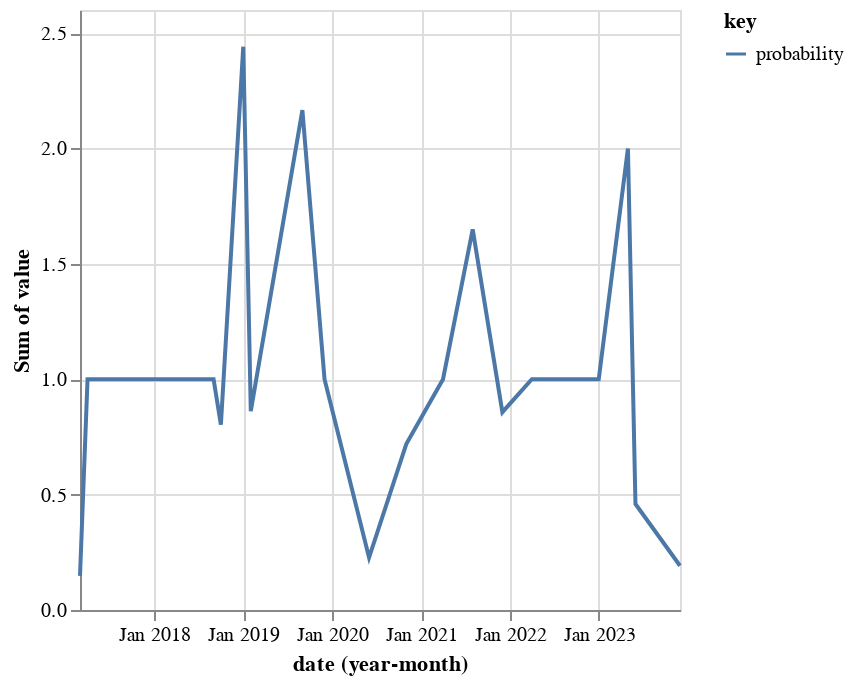

The notebook cell this image was saved under:
### Code cell
alt.Chart(df_month_21).mark_line().transform_fold(
    ['probability']
).encode(
    x = 'yearmonth(date):T',
    y = 'sum(value):Q',
    color='key:N'
)

### Figure 1 — Vega-Lite specification as saved in the notebook (floating-point values rounded to 4 significant figures)
{"config": {"view": {"continuousWidth": 300, "continuousHeight": 300}}, "data": {"name": "data-d39d67212eeb1efec9439b0909a7ebd0"}, "mark": {"type": "line"}, "encoding": {"color": {"field": "key", "type": "nominal"}, "x": {"field": "date", "timeUnit": "yearmonth", "type": "temporal"}, "y": {"aggregate": "sum", "field": "value", "type": "quantitative"}}, "transform": [{"fold": ["probability"]}], "$schema": "https://vega.github.io/schema/vega-lite/v5.16.3.json", "datasets": {"data-d39d67212eeb1efec9439b0909a7ebd0": [{"cluster": 12, "probability": 0.1482, "publication_date": "2017-03-31", "date": "2017-03-31T00:00:00"}, {"cluster": 12, "probability": 1.0, "publication_date": "2017-04-10", "date": "2017-04-10T00:00:00"}, {"cluster": 12, "probability": 1.0, "publication_date": "2017-07-03", "date": "2017-07-03T00:00:00"}, {"cluster": 12, "probability": 1.0, "publication_date": "2018-02-15", "date": "2018-02-15T00:00:00"}, {"cluster": 12, "probability": 1.0, "publication_date": "2018-09-02", "date": "2018-09-02T00:00:00"}, {"cluster": 12, "probability": 0.803, "publication_date": "2018-10-01", "date": "2018-10-01T00:00:00"}, {"cluster": 12, "probability": 1.0, "publication_date": "2019-01-01", "date": "2019-01-01T00:00:00"}, {"cluster": 12, "probability": 0.4411, "publication_date": "2019-01-01", "date": "2019-01-01T00:00:00"}, {"cluster": 12, "probability": 1.0, "publication_date": "2019-01-02", "date": "2019-01-02T00:00:00"}, {"cluster": 12, "probability": 0.8617, "publication_date": "2019-02-01", "date": "2019-02-01T00:00:00"}, {"cluster": 12, "probability": 0.5312, "publication_date": "2019-09-02", "date": "2019-09-02T00:00:00"}, {"cluster": 12, "probability": 1.0, "publication_date": "2019-09-02", "date": "2019-09-02T00:00:00"}, {"cluster": 12, "probability": 0.6348, "publication_date": "2019-09-03", "date": "2019-09-03T00:00:00"}, {"cluster": 12, "probability": 1.0, "publication_date": "2019-12-31", "date": "2019-12-31T00:00:00"}, {"cluster": 12, "probability": 0.2271, "publication_date": "2020-06-30", "date": "2020-06-30T00:00:00"}, {"cluster": 12, "probability": 0.719, "publication_date": "2020-11-01", "date": "2020-11-01T00:00:00"}, {"cluster": 12, "probability": 1.0, "publication_date": "2021-04-17", "date": "2021-04-17T00:00:00"}, {"cluster": 12, "probability": 0.6492, "publication_date": "2021-08-04", "date": "2021-08-04T00:00:00"}, {"cluster": 12, "probability": 1.0, "publication_date": "2021-08-30", "date": "2021-08-30T00:00:00"}, {"cluster": 12, "probability": 0.8572, "publication_date": "2021-12-24", "date": "2021-12-24T00:00:00"}, {"cluster": 12, "probability": 1.0, "publication_date": "2022-04-25", "date": "2022-04-25T00:00:00"}, {"cluster": 12, "probability": 1.0, "publication_date": "2022-12-30", "date": "2022-12-30T00:00:00"}, {"cluster": 12, "probability": 1.0, "publication_date": "2023-01-02", "date": "2023-01-02T00:00:00"}, {"cluster": 12, "probability": 1.0, "publication_date": "2023-05-11", "date": "2023-05-11T00:00:00"}, {"cluster": 12, "probability": 1.0, "publication_date": "2023-05-19", "date": "2023-05-19T00:00:00"}, {"cluster": 12, "probability": 0.4594, "publication_date": "2023-06-30", "date": "2023-06-30T00:00:00"}, {"cluster": 12, "probability": 0.1917, "publication_date": "2023-12-31", "date": "2023-12-31T00:00:00"}]}}
